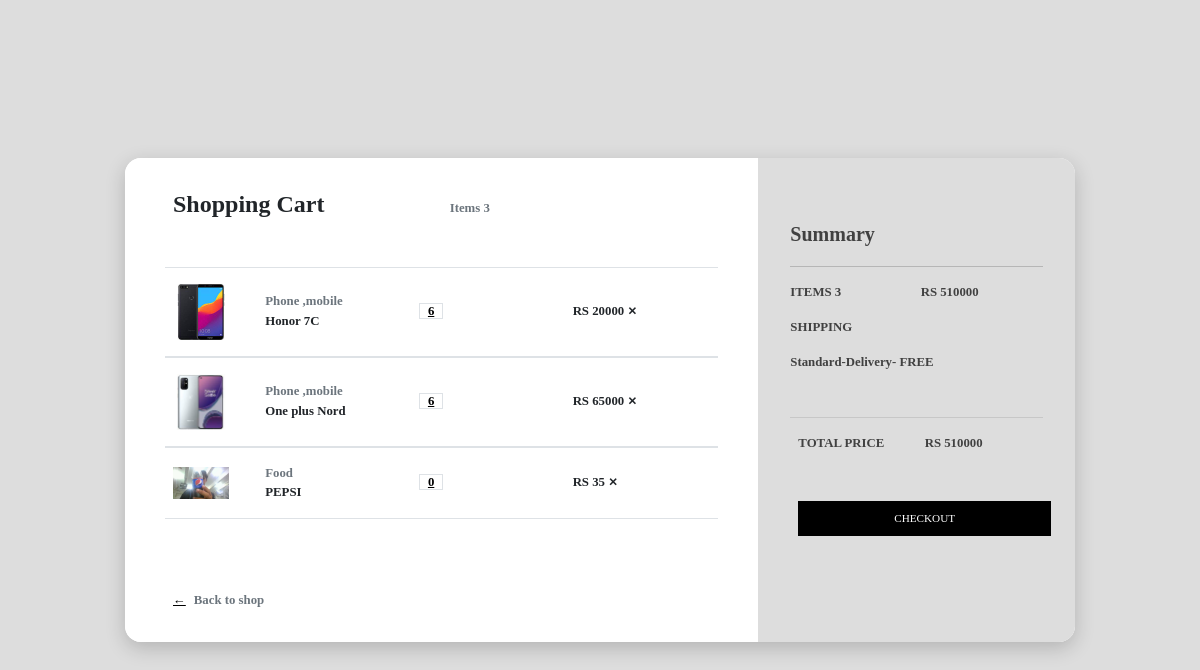
/shop/shoppingcart, run on an earlier commit of the app's database.
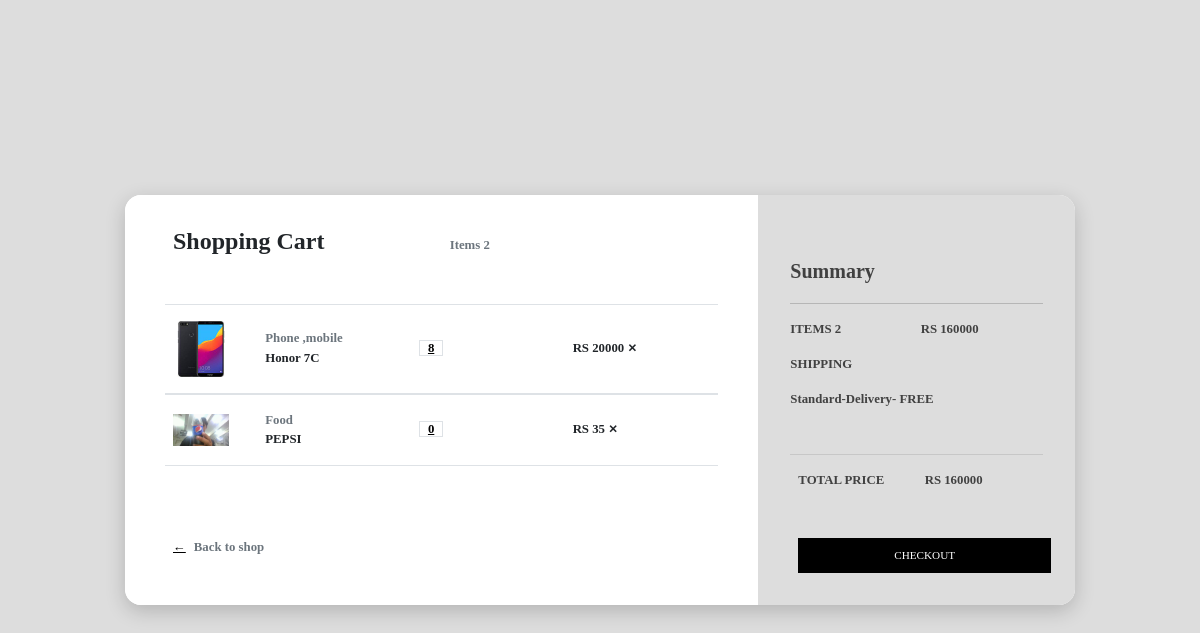
And on a later commit of the database.
### shop/models.py (models this page shows)
class Cart(models.Model):
    product_id = models.ForeignKey(Product, on_delete=models.CASCADE)
    quantity = models.IntegerField(default=0)

class Product(models.Model):
    product_id = models.AutoField(primary_key=True)
    product_name = models.CharField(max_length=50)
    desc = models.CharField(max_length=300)
    category = models.CharField(max_length=50,default="")
    subcategory = models.CharField(max_length=50,default="")
    price = models.IntegerField(default=0)
    image = models.ImageField(upload_to="shop/images",default="")
    def __str__(self):
        return self.product_name

### shop/views.py (the view)
# urls.py: path("shoppingcart",views.shoppingcart, name = 'shoppingcart')
def shoppingcart(request):
    cart = Cart.objects.all()
    print("I AM CART ", cart[0].product_id.price)
    total = 0
    for i in cart:
        total = total + i.product_id.price * i.quantity
    print(total)
    invoice = Invoice.objects.all()
    length = len(cart)
    params = {'cart' : cart , 'total': total , 'length' : length }
    return render(request,'shop/shoppingcart.html', params )

### shop/templates/shop/shoppingcart.html (shortened to what this page needs)
{% block css %}
<head>
    <link href="https://cdn.jsdelivr.net/npm/bootstrap@5.1.3/dist/css/bootstrap.min.css" rel="stylesheet">
    {% load static %}
    <link rel="stylesheet" href="{% static 'shoppingcart.css' %}">
</head>
{% endblock %}
{% block body %}
<div class="card">
    <div class="row">
        <div class="col-md-8 cart">
            <div class="title">
                <div class="row">
                    <div class="col">
                        <h4><b>Shopping Cart</b></h4>
                    </div>
                    <div class="col align-self-center text-right text-muted">Items {{length}}</div>
                </div>
            </div>
            {% for product in cart %}
            <div class="row border-top border-bottom">
                <div class="row main align-items-center">
                    <div class="col-2"><img class="img-fluid" src='/media/{{product.product_id.image}}'></div>
                    <div class="col">
                        <div class="row text-muted">{{product.product_id.category}}</div>
                        <div class="row">{{product.product_id}}</div>
                    </div>
                    <div class="col"> <a href="#" class="border">{{product.quantity}}</a> </div>
                    <div class="col">RS {{product.product_id.price}} <span class="close">&#10005;</span></div>
                </div>
            </div>
            {% endfor %}
            <div class="back-to-shop"><a href="/shop">&leftarrow;</a><span class="text-muted">Back to shop</span></div>
        </div>
        <div class="col-md-4 summary">
            <div>
                <h5><b>Summary</b></h5>
            </div>
            <hr>
            <div class="row">
                <div class="col" style="padding-left:0;">ITEMS {{length}}</div>
                <div class="col text-right">RS {{total}}</div>
            </div>
            <form>
                <p>SHIPPING</p>
                    <p >Standard-Delivery- FREE </p>
            </form>
            <div class="row" style="border-top: 1px solid rgba(0,0,0,.1); padding: 2vh 0;">
                <div class="col">TOTAL PRICE</div>
                <div class="col text-right">RS {{total}}</div>
            </div> <a href="/shop/checkout" ><button  class="btn">CHECKOUT</button></a>
        </div>
    </div>
</div>
{% endblock %}

What changed in the data, as far as the page shows it:
removed Cart: product_id.image (picture), product_id.category "Phone ,mobile", product_id "One plus Nord", quantity "6", product_id.price "65000"
changed Cart "Phone ,mobile": quantity "6" → "8"
Also different on the page:
{{ length }}: "3" → "2"
{{ total }}: "510000" → "160000"
